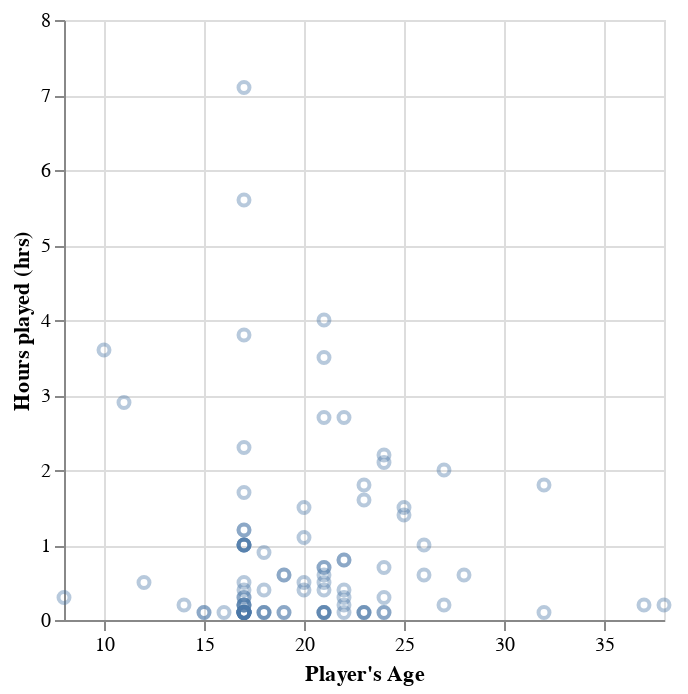

Source (notebook cell):
### Code cell
players_scatter_plot = alt.Chart(players_filtered).mark_point(opacity = 0.4).encode(
    x = alt.X("age").scale(zero = False).title("Player's Age"),
    y = alt.Y("played_hours").title("Hours played (hrs)"),
    tooltip=alt.Tooltip(["experience", "gender"])
)
players_scatter_plot

### Figure 1 — Vega-Lite specification as saved in the notebook (floating-point values rounded to 4 significant figures)
{"config": {"view": {"continuousWidth": 300, "continuousHeight": 300}}, "data": {"name": "data-d87c64df0104f7692c09313d639f2f5f"}, "mark": {"type": "point", "opacity": 0.4}, "encoding": {"tooltip": [{"field": "experience", "type": "nominal"}, {"field": "gender", "type": "nominal"}], "x": {"field": "age", "scale": {"zero": false}, "title": "Player's Age", "type": "quantitative"}, "y": {"field": "played_hours", "title": "Hours played (hrs)", "type": "quantitative"}}, "$schema": "https://vega.github.io/schema/vega-lite/v5.20.1.json", "datasets": {"data-d87c64df0104f7692c09313d639f2f5f": [{"hashedEmail": "f3c813577c458ba0dfef80996f8f32c93b6e8af1fa939732842f2312358a88e9", "experience": "Veteran", "gender": "Male", "name": "Christian", "age": 17, "played_hours": 3.8}, {"hashedEmail": "23fe711e0e3b77f1da7aa221ab1192afe21648d47d2b4fa7a5a659ff443a0eb5", "experience": "Amateur", "gender": "Female", "name": "Flora", "age": 21, "played_hours": 0.7}, {"hashedEmail": "7dc01f10bf20671ecfccdac23812b1b415acd42c2147cb0af4d48fcce2420f3e", "experience": "Regular", "gender": "Male", "name": "Kylie", "age": 21, "played_hours": 0.1}, {"hashedEmail": "8b71f4d66a38389b7528bb38ba6eb71157733df7d1740371852a797ae97d82d1", "experience": "Amateur", "gender": "Male", "name": "Natalie", "age": 17, "played_hours": 0.1}, {"hashedEmail": "7a4686586d290c67179275c7c3dfb4ea02f4d317d9ee0e2cee98baa27877a875", "experience": "Veteran", "gender": "Female", "name": "Lane", "age": 23, "played_hours": 1.6}, {"hashedEmail": "4bed6f49b672974f706aa7f020b4f29020326bf594520593557cd381a51559b8", "experience": "Beginner", "gender": "Female", "name": "Sarah", "age": 25, "played_hours": 1.5}, {"hashedEmail": "3caa832978e0596779f4ee7c686c4592fb6de893925025d25bf26be9a8cd03f5", "experience": "Amateur", "gender": "Male", "name": "Thatcher", "age": 22, "played_hours": 0.2}, {"hashedEmail": "ab1f44f93c3b828f55458971db393052d9711df3e0e7ff69540bfebfcec555ff", "experience": "Amateur", "gender": "Male", "name": "Marley", "age": 17, "played_hours": 0.5}, {"hashedEmail": "20ae3f8b5323674fe6e537bc91928841cfc2a00c1b36522fd25370bb6fa89d36", "experience": "Regular", "gender": "Male", "name": "Ryker", "age": 19, "played_hours": 0.6}, {"hashedEmail": "bc704ff2bc676dbf48ee41b9e11481c1387bf758ad318f2428f336e3fecc6660", "experience": "Regular", "gender": "Male", "name": "Andy", "age": 8, "played_hours": 0.3}, {"hashedEmail": "200db0417ee70863c7e2a0f214c737476fb86de5869d0b907a077d726357e687", "experience": "Amateur", "gender": "Female", "name": "Anastasia", "age": 17, "played_hours": 0.1}, {"hashedEmail": "f9ac013b2f0bc2bd4928a6a0fc8a0aae8b5c4f2670cf9e18f547b7e72034c965", "experience": "Beginner", "gender": "Male", "name": "Leah", "age": 17, "played_hours": 1.0}, {"hashedEmail": "119f01b9877fc5ea0073d05602a353b91c4b48e4cf02f42bb8d661b46a34b760", "experience": "Amateur", "gender": "Female", "name": "Hugo", "age": 21, "played_hours": 0.7}, {"hashedEmail": "5baba1651a0b92788bc0d6dcdf00be64af1cf9f0015bbeed204ddabd1d872e83", "experience": "Regular", "gender": "Female", "name": "Kendall", "age": 28, "played_hours": 0.6}, {"hashedEmail": "4b01bce3f141289709e8278b02ba5d2aaa7105d7ccb9c7deb37670a80e332774", "experience": "Amateur", "gender": "Male", "name": "Luca", "age": 23, "played_hours": 1.8}, {"hashedEmail": "951e54f7376e2b2f0915e9e3646c701af4a2fe839385b13f9e0084b08f8070bd", "experience": "Veteran", "gender": "Male", "name": "Vivienne", "age": 18, "played_hours": 0.1}, {"hashedEmail": "710148466b44cb02ba894aa9005a4892e619250ebd01153055d6c7578fc1ea10", "experience": "Amateur", "gender": "Male", "name": "Ayman", "age": 23, "played_hours": 0.1}, {"hashedEmail": "f1b432523542f90c61176a555ccb2144468d76c91a32d74082ab8c101f9d25b6", "experience": "Veteran", "gender": "Male", "name": "London", "age": 21, "played_hours": 0.1}, {"hashedEmail": "f459ce1862ec9a43b6c714810390dfd632ed104eb11378b3a2a134b1b107bc75", "experience": "Beginner", "gender": "Male", "name": "Jabari", "age": 26, "played_hours": 0.6}, {"hashedEmail": "5a340c0e3d1aa3e579efc625bd3e5bca7fc25f7115b68e9411f457464bfd3df4", "experience": "Veteran", "gender": "Male", "name": "Zoe", "age": 20, "played_hours": 0.4}, {"hashedEmail": "88247d9a46fc214a12485dcbcbb03a8ddebfe8c1ec5fe209cd660147625c8e62", "experience": "Veteran", "gender": "Prefer not to say", "name": "Aiden", "age": 25, "played_hours": 1.4}, {"hashedEmail": "e3e1bef1ce259c995332635c0ec630a575713451cbe742d7ca93e4c03d0826df", "experience": "Amateur", "gender": "Male", "name": "Kennedy", "age": 17, "played_hours": 0.2}, {"hashedEmail": "0d4d71be33e2bc7266ee4983002bd930f69d304288a8663529c875f40f1750f3", "experience": "Regular", "gender": "Male", "name": "Winslow", "age": 17, "played_hours": 5.6}, {"hashedEmail": "d07befbac08be3d876d026ac0458651067001b39081d24724af3c95be76355e0", "experience": "Veteran", "gender": "Non-binary", "name": "Yvette", "age": 17, "played_hours": 0.1}, {"hashedEmail": "75f275366c0dbb8b23957b97aaaf77db5d6517fb846d3d4d209bd391ae3d39f6", "experience": "Amateur", "gender": "Male", "name": "Sahil", "age": 24, "played_hours": 0.3}, {"hashedEmail": "8d2eed1f399e0d77cebb8fcc48ed19ad2fa8e3bb3fa683cb90e0ac6d42677bf2", "experience": "Veteran", "gender": "Male", "name": "Cyrus", "age": 24, "played_hours": 2.2}, {"hashedEmail": "577aa5f15468252b1c6f32dcd515012923476292e30f95e6b4128c770e993f92", "experience": "Veteran", "gender": "Male", "name": "Winston", "age": 17, "played_hours": 0.1}, {"hashedEmail": "d13020f8d53c08c95e64f2254424a65c9c479fcfd866b21b850d200a2689a8b5", "experience": "Beginner", "gender": "Prefer not to say", "name": "Omkar", "age": 22, "played_hours": 0.4}, {"hashedEmail": "82d2615c56f8bdb5e56c603d3c90096649eb944fe47e1c827219d8af0b9fc94a", "experience": "Veteran", "gender": "Male", "name": "Théo", "age": 21, "played_hours": 0.6}, {"hashedEmail": "5c27e8b9fed2816b006dc8397ec04470b59339fd591a46a3eb7951b939b72984", "experience": "Amateur", "gender": "Male", "name": "Pablo", "age": 18, "played_hours": 0.9}, {"hashedEmail": "fc0224c81384770e93ca717f32713960144bf0b52ff67639433a5c06a653a882", "experience": "Amateur", "gender": "Male", "name": "Gemna", "age": 27, "played_hours": 0.2}, {"hashedEmail": "8e0aac3020b3fd9cdef4840b533b4b105aaf1ce1f6f2df3f328ba2a44cecfdc1", "experience": "Amateur", "gender": "Male", "name": "Rafael", "age": 11, "played_hours": 2.9}, {"hashedEmail": "f2826fb8dbce4d450348f99cb27ade184b713998d9679780442efaaf218038f2", "experience": "Regular", "gender": "Male", "name": "Zane", "age": 10, "played_hours": 3.6}, {"hashedEmail": "ca20f724571080b997e0efa874b9611e9f280c1af5f68ff6231a9e5b5d79bcfe", "experience": "Veteran", "gender": "Male", "name": "Edward", "age": 38, "played_hours": 0.2}, {"hashedEmail": "0088b5e134c3f0498a18c7ea6b8d77b4b0ff1636fc93355ccc95b45423367832", "experience": "Regular", "gender": "Male", "name": "Isaac", "age": 20, "played_hours": 1.5}, {"hashedEmail": "0d70dd9cac34d646c810b1846fe6a85b9e288a76f5dcab9c1ff1a0e7ca200b3a", "experience": "Pro", "gender": "Male", "name": "Knox", "age": 17, "played_hours": 1.0}, {"hashedEmail": "90f1495942837b1cde67cc9e3119421e38183502a4c6dee304df3bf0c21e0dd0", "experience": "Pro", "gender": "Male", "name": "Tristan", "age": 17, "played_hours": 0.2}, {"hashedEmail": "7c0ae28a5f85a515a8063f9ed989aa26c5ebcc64f6b7be2948c0b300c2c9bd47", "experience": "Amateur", "gender": "Male", "name": "Evangeline", "age": 23, "played_hours": 0.1}, {"hashedEmail": "dc73467f73263dd4a07838330dd1cc115aa3f8b03538911ee6aac048405939c4", "experience": "Veteran", "gender": "Male", "name": "Felix", "age": 21, "played_hours": 0.1}, {"hashedEmail": "70db3a16ef58cf8bf6d8658c426ba4a5fcd7523a0abdd413f14466c41181215d", "experience": "Veteran", "gender": "Male", "name": "Lana", "age": 22, "played_hours": 0.1}, {"hashedEmail": "5e0beb10f6163a508622ef25220d780bdd012a89dee571db77fc502980c0e57d", "experience": "Regular", "gender": "Male", "name": "Ophelia", "age": 15, "played_hours": 0.1}, {"hashedEmail": "71e724778a28bb0ebbdacb1328944dfef427525466b012b66e7554a65e401a16", "experience": "Regular", "gender": "Male", "name": "Carmen", "age": 14, "played_hours": 0.2}, {"hashedEmail": "95aa10ff79645508dcff5c08da02a8f6ddd9016b44fb469347e5739b8865c613", "experience": "Amateur", "gender": "Male", "name": "Freya", "age": 21, "played_hours": 0.5}, {"hashedEmail": "fb0005032363ec3b30c2ae668f78f5076b7e77de0c6a249e924eee608cd0a1fa", "experience": "Amateur", "gender": "Female", "name": "Madison", "age": 21, "played_hours": 3.5}, {"hashedEmail": "cb00c16dc2043f435a7a8c2a473656e4119ffa7173bab7ec7455715173912498", "experience": "Veteran", "gender": "Non-binary", "name": "Suki", "age": 17, "played_hours": 1.0}, {"hashedEmail": "1a2b92f18f36b0b59b41d648d10a9b8b20a2adff550ddbcb8cec2f47d4d881d0", "experience": "Beginner", "gender": "Female", "name": "Aurora", "age": 37, "played_hours": 0.2}, {"hashedEmail": "d48302dee689942b60f7e9756eba99d0be030df0ab6f553904a9dbbc44d0b5d5", "experience": "Beginner", "gender": "Male", "name": "Jonas", "age": 17, "played_hours": 0.1}, {"hashedEmail": "fcab03c6d3079521e7f9665caed0f31fe3dae6b5ccb86e6cb58747a43aa8789f", "experience": "Pro", "gender": "Male", "name": "Sakura", "age": 17, "played_hours": 1.2}, {"hashedEmail": "5afb9b4ba7f0bb42d4e4d72ee21be8a51131a7677f0519b4606fdbf770eec750", "experience": "Amateur", "gender": "Male", "name": "Naomi", "age": 17, "played_hours": 0.1}, {"hashedEmail": "e3175c379bbb83c8786d2dd719cf844575aca24d2c81d643dc7f12f6227becf7", "experience": "Beginner", "gender": "Female", "name": "Jade", "age": 22, "played_hours": 0.8}, {"hashedEmail": "bd10e7eab5531d5e82c9eebb929e2703f05367a90b0533074392a5f39a55c5d9", "experience": "Amateur", "gender": "Male", "name": "Gabriel", "age": 19, "played_hours": 0.1}, {"hashedEmail": "d3ca24e4d7fe8ffe2a821ebd3b841252950ca53e4d659a5f33b987e2cd42a1ec", "experience": "Veteran", "gender": "Male", "name": "Casey", "age": 18, "played_hours": 0.1}, {"hashedEmail": "8eae13e0f5823d9c48fe7b89695ea231f96f644f664bcc74c5a07f7d0a1135bd", "experience": "Pro", "gender": "Male", "name": "Gray", "age": 12, "played_hours": 0.5}, {"hashedEmail": "96e190b0bf3923cd8d349eee467c09d1130af143335779251492eb4c2c058a5f", "experience": "Beginner", "gender": "Prefer not to say", "name": "Ibrahim", "age": 27, "played_hours": 2.0}, {"hashedEmail": "c871393f513c68e313874ac9d192a0b8be7bf99a96bff0ab46beb343ee4217d5", "experience": "Veteran", "gender": "Female", "name": "Sophia", "age": 22, "played_hours": 2.7}, {"hashedEmail": "fe218a05c6c3fc6326f4f151e8cb75a2a9fa29e22b110d4c311fb58fb211f471", "experience": "Amateur", "gender": "Male", "name": "Fatima", "age": 17, "played_hours": 0.1}, {"hashedEmail": "336adf9b9070abb44eaec22a48b04d8cda6cf0c98a46eef37779a1dcb6f5b4bb", "experience": "Regular", "gender": "Male", "name": "Scarlett", "age": 21, "played_hours": 4.0}, {"hashedEmail": "e44041459da2102dc20147ed6f0db4753547be66fc4ddea037bafca64004de2d", "experience": "Veteran", "gender": "Male", "name": "Gianna", "age": 18, "played_hours": 0.4}, {"hashedEmail": "ae8d8a9dcf80b38466f89466201e6d594eb94d6994eda1617f7dfae9cb21bfb3", "experience": "Beginner", "gender": "Female", "name": "Ella", "age": 17, "played_hours": 1.0}, {"hashedEmail": "7ea2a6532a9a7f33e1ad6067015746bbbbacaabb8cba0f430129f851c0aa59d9", "experience": "Regular", "gender": "Male", "name": "Eleni", "age": 24, "played_hours": 0.1}, {"hashedEmail": "e47ae138603b9a7d6e9b97554bac2daf0477b30e0a4f29ed9d3deacc3c7ec155", "experience": "Pro", "gender": "Male", "name": "Hayden", "age": 15, "played_hours": 0.1}, {"hashedEmail": "9c2a5275ada716508a7e66629dfbeaa4c03ca9eb5f30d2132f41de130c367c56", "experience": "Beginner", "gender": "Male", "name": "Bella", "age": 24, "played_hours": 0.1}, {"hashedEmail": "8d713786e0bf0371cd928a91d32d1e37b14e14e49744cdebac90885c05c48afa", "experience": "Amateur", "gender": "Female", "name": "Bodhi", "age": 32, "played_hours": 0.1}, {"hashedEmail": "e74c60a92c0100e7240be56d66969db85856152b048c639331a3595f901461ae", "experience": "Beginner", "gender": "Male", "name": "Arash", "age": 17, "played_hours": 7.1}, {"hashedEmail": "d51a8c57269fe347b4b7760ec29c420832cb36a11c47569a9200872831910c05", "experience": "Beginner", "gender": "Female", "name": "Amelie", "age": 24, "played_hours": 0.7}, {"hashedEmail": "ba9b943f7fd9b5078b20ece741c4cb6435418d5d8373b4fe3830487f6036095c", "experience": "Regular", "gender": "Prefer not to say", "name": "Daisy", "age": 17, "played_hours": 0.1}, {"hashedEmail": "fef4e1bed8c3f6dcd7bcd39ab21bd402386155b2ff8c8e53683e1d2793bf1ed1", "experience": "Beginner", "gender": "Male", "name": "Caden", "age": 20, "played_hours": 1.1}, {"hashedEmail": "6ca8a90e4f5c61bf36baf556d446873c4e894e7a62f91996aa237be64b0e183b", "experience": "Beginner", "gender": "Female", "name": "Atlas", "age": 17, "played_hours": 1.0}, {"hashedEmail": "f707d141be44b2bf963eb171dbd14599059b4dda09aa002ba95ead4fa67273a7", "experience": "Veteran", "gender": "Male", "name": "Bianca", "age": 16, "played_hours": 0.1}, {"hashedEmail": "11006065e9412650e99eea4a4aaaf0399bc338006f85e80cc82d18b49f0e2aa4", "experience": "Veteran", "gender": "Male", "name": "Callum", "age": 19, "played_hours": 0.1}, {"hashedEmail": "aea049eaa7cb10db386a62990220d205ceb2a4c473cae3ec7bab107278c26559", "experience": "Beginner", "gender": "Prefer not to say", "name": "Aarav", "age": 17, "played_hours": 0.2}, {"hashedEmail": "0ce7bfa910d47fc91f21a7b3acd8f33bde6db57912ce0290fa0437ce0b97f387", "experience": "Beginner", "gender": "Male", "name": "Osiris", "age": 17, "played_hours": 0.1}, {"hashedEmail": "22a78bfd44e46931261d06864b92cf9a8fd77fb02bec66cb71646dd9da222a0d", "experience": "Amateur", "gender": "Non-binary", "name": "Aaron", "age": 17, "played_hours": 1.2}, {"hashedEmail": "8af6e04a9067b009303e36cf39f7e7d53f9473e74b4633876ddd79769158b665", "experience": "Amateur", "gender": "Male", "name": "Zelda", "age": 23, "played_hours": 0.1}, {"hashedEmail": "f4f29f2465743ead8c3ce02fc84542afe33ae3c95ef56a42b8f7785550fe9e4a", "experience": "Pro", "gender": "Male", "name": "Arlo", "age": 19, "played_hours": 0.6}, {"hashedEmail": "d43af3bed5e9f1f31077233697c18f3f988a217bd0376a5f1a54d14964a38c36", "experience": "Regular", "gender": "Female", "name": "Xia", "age": 20, "played_hours": 0.5}, {"hashedEmail": "c121e4d197469bea90e21c0495001f4e21824adb98cbc6a40d54e66617cee174", "experience": "Regular", "gender": "Male", "name": "Rupert", "age": 21, "played_hours": 0.1}, {"hashedEmail": "7096b30972a32029244fc6171f21bc5996b51b8d75df7a94f003dead428988f9", "experience": "Amateur", "gender": "Male", "name": "Radwan", "age": 26, "played_hours": 1.0}, {"hashedEmail": "42eafe96ed5c1684e3b5cc614d1b01a117173d3ec6898abcf1177d9822bd39f7", "experience": "Beginner", "gender": "Female", "name": "Ariana", "age": 17, "played_hours": 0.3}, {"hashedEmail": "9ba67e127e4e70d909f6237644bb4674b17bc6ae5c9e735f88cfc50e22b499c6", "experience": "Veteran", "gender": "Male", "name": "Quinton", "age": 17, "played_hours": 0.1}, {"hashedEmail": "4bfad3613c71ace05644bf210195d9fb0d3d9513753ad2f8a16d1a80699bb906", "experience": "Veteran", "gender": "Male", "name": "Rocco", "age": 17, "played_hours": 0.1}, {"hashedEmail": "060aca80f8cfbf1c91553a72f4d5ec8034764b05ab59fe8e1cf0eee9a7b67967", "experience": "Pro", "gender": "Male", "name": "Lyra", "age": 21, "played_hours": 0.4}, {"hashedEmail": "80afc8e7137de6a232421e926c1e6e64ddeef1d8157c4439746bc00fcf91e8a7", "experience": "Beginner", "gender": "Male", "name": "Amelia", "age": 32, "played_hours": 1.8}, {"hashedEmail": "55d24216db39c27e1f17cc43d3127cbf8ed76ada6d098202b53ded319855e2c1", "experience": "Amateur", "gender": "Male", "name": "Joaquim", "age": 17, "played_hours": 0.3}, {"hashedEmail": "a1e0438d568b9c05a93cadaf99969e4d44794d19dea31edd723cbc916f878c33", "experience": "Veteran", "gender": "Non-binary", "name": "Jamie", "age": 21, "played_hours": 2.7}, {"hashedEmail": "9955ab948064150d3686ef564389bdc6d6c60bc620a5ce3084b3dec4a7a006a7", "experience": "Amateur", "gender": "Two-Spirited", "name": "Charlie", "age": 17, "played_hours": 0.4}, {"hashedEmail": "6b1cdc07fcc1f7ea09509341fd245dd34fdba386f14a493e9107c18604baedc9", "experience": "Veteran", "gender": "Non-binary", "name": "Finnian", "age": 17, "played_hours": 0.1}, {"hashedEmail": "93efabc9f7de58f44c457bac715cf8f9f44cd88cc574fc02624cac194d2f0ea5", "experience": "Amateur", "gender": "Male", "name": "Sebastián", "age": 24, "played_hours": 2.1}, {"hashedEmail": "42382bb2af563e6979c5b84d288cbb49bb2ef90b1bcf196c2902da4ce20eb7f3", "experience": "Amateur", "gender": "Female", "name": "Hunter", "age": 22, "played_hours": 0.8}, {"hashedEmail": "f7875ae87a61632030d5c4029ee8cf081be7047b2b4a9c04ab5a706f59786197", "experience": "Pro", "gender": "Male", "name": "Liam", "age": 17, "played_hours": 0.2}, {"hashedEmail": "d46bd29a2ed08e3500bd8729085ef4b6f0ca65baf4c756f88b6bedf7a18e0352", "experience": "Pro", "gender": "Male", "name": "Asher", "age": 17, "played_hours": 1.7}, {"hashedEmail": "8e98b6db2053af0bc0e62cd55bcea5a08f23986dec3d02ca520ea039517e6744", "experience": "Regular", "gender": "Male", "name": "Sam", "age": 18, "played_hours": 0.1}, {"hashedEmail": "71453e425f07d10da4fa2b349c83e73ccdf0fb3312f778b35c5802c3292c87bd", "experience": "Veteran", "gender": "Male", "name": "Pascal", "age": 22, "played_hours": 0.3}, {"hashedEmail": "f19e136ddde68f365afc860c725ccff54307dedd13968e896a9f890c40aea436", "experience": "Amateur", "gender": "Male", "name": "Harlow", "age": 17, "played_hours": 2.3}]}}
